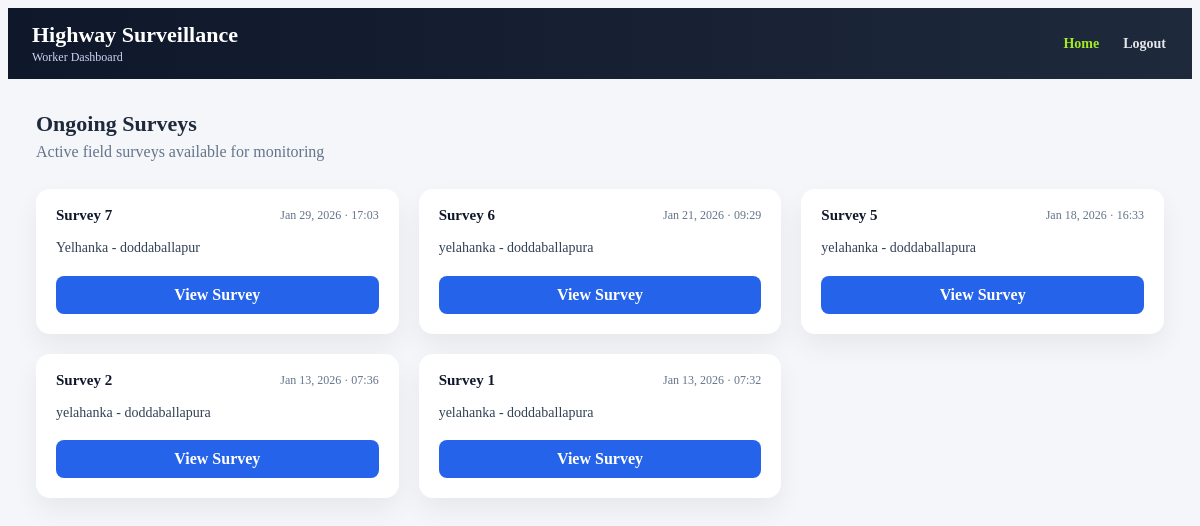
Before: /home/ (signed in) with the older database file.
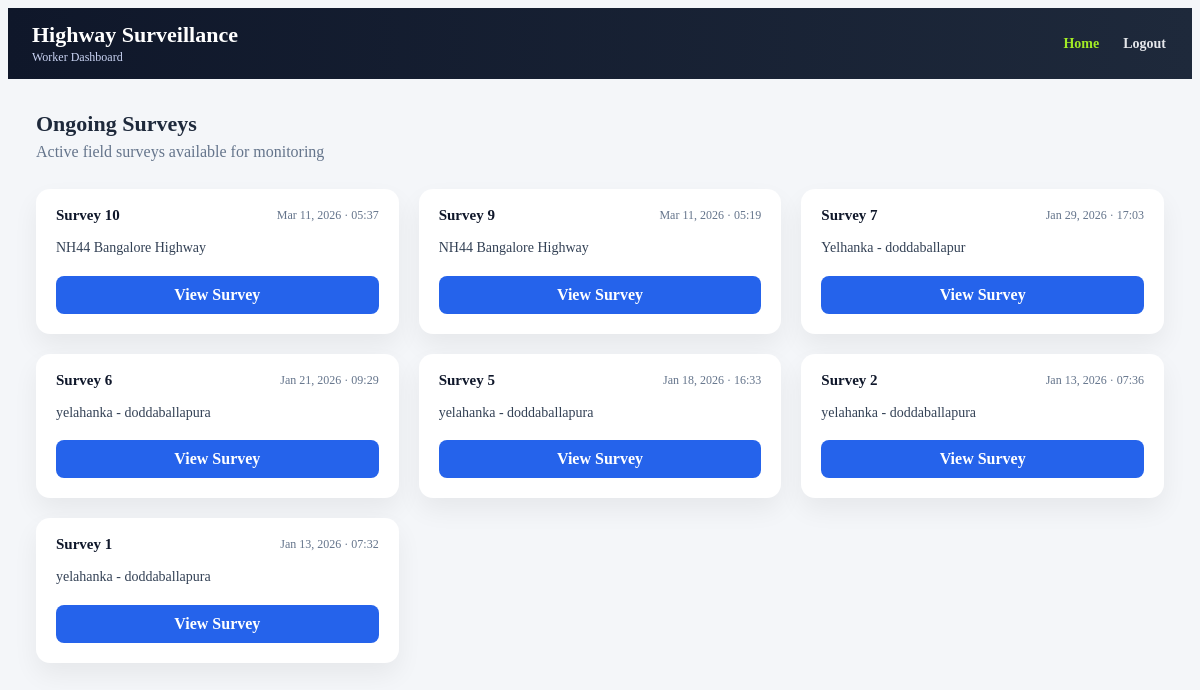
After: the same page with the newer database file.
### detections/models.py (models this page shows, shortened)
class Survey(models.Model):
    location_description = models.CharField(max_length=255)
    description = models.TextField(blank=True)
    uploaded_at = models.DateTimeField(auto_now_add=True)

### workers/views.py (the view)
# urls.py: 2. Add a URL to urlpatterns:  path('', views.home, name='home')
@login_required
def home(request):
    surveys = Survey.objects.order_by("-uploaded_at")
    return render(
        request,
        "workers/home.html",
        {"surveys": surveys}
    )

### templates/workers/home.html (shortened to what this page needs)
<!DOCTYPE html>
<html lang="en">
<head>
    <link rel="stylesheet" href="/static/workers/home.css">
</head>
<body>
<header class="main-header">
    <div class="header-left">
        <h1>Highway Surveillance</h1>
        <span class="subtitle">Worker Dashboard</span>
    </div>
    <nav class="nav-links">
        <a href="/home/" class="active">Home</a>
        <a href="/logout/">Logout</a>
    </nav>
</header>
<main class="container">
    <section class="page-header">
        <h2>Ongoing Surveys</h2>
        <p>Active field surveys available for monitoring</p>
    </section>
    {% if surveys %}
    <section class="survey-grid">
        {% for s in surveys %}
        <article class="survey-card">
            <div class="survey-card-top">
                <div class="survey-id">Survey {{ s.id }}</div>
                <div class="survey-date">
                    {{ s.uploaded_at|date:"M d, Y · H:i" }}
                </div>
            </div>
            <div class="survey-location">
                {{ s.location_description }}
            </div>
            <div class="survey-footer">
                <a href="/survey/{{ s.id }}/" class="btn-primary">
                    View Survey
                </a>
            </div>
        </article>
        {% endfor %}
    </section>
    {% else %}
        <div class="empty-state">
            No active surveys at the moment.
        </div>
    {% endif %}
</main>
</body>
</html>

Changed rows visible on the page:
added Survey: id "10", uploaded_at "Mar 11, 2026 · 05:37", location_description "NH44 Bangalore Highway"
added Survey: id "9", uploaded_at "Mar 11, 2026 · 05:19", location_description "NH44 Bangalore Highway"
